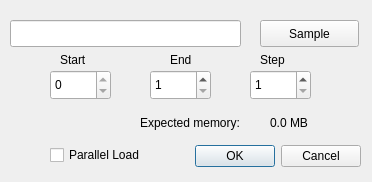
<?xml version="1.0" encoding="UTF-8"?>
<ui version="4.0">
 <class>Dialog</class>
 <widget class="QDialog" name="Dialog">
  <property name="geometry">
   <rect>
    <x>0</x>
    <y>0</y>
    <width>372</width>
    <height>182</height>
   </rect>
  </property>
  <property name="windowTitle">
   <string>Load</string>
  </property>
  <widget class="QDialogButtonBox" name="buttonBox">
   <property name="geometry">
    <rect>
     <x>20</x>
     <y>140</y>
     <width>341</width>
     <height>32</height>
    </rect>
   </property>
   <property name="orientation">
    <enum>Qt::Horizontal</enum>
   </property>
   <property name="standardButtons">
    <set>QDialogButtonBox::Cancel|QDialogButtonBox::Ok</set>
   </property>
  </widget>
  <widget class="QPushButton" name="sampleButton">
   <property name="geometry">
    <rect>
     <x>260</x>
     <y>20</y>
     <width>99</width>
     <height>27</height>
    </rect>
   </property>
   <property name="text">
    <string>Sample</string>
   </property>
  </widget>
  <widget class="QLineEdit" name="samplePath">
   <property name="geometry">
    <rect>
     <x>10</x>
     <y>20</y>
     <width>231</width>
     <height>27</height>
    </rect>
   </property>
  </widget>
  <widget class="QSpinBox" name="index_start">
   <property name="geometry">
    <rect>
     <x>50</x>
     <y>70</y>
     <width>61</width>
     <height>30</height>
    </rect>
   </property>
   <property name="sizePolicy">
    <sizepolicy hsizetype="Minimum" vsizetype="Maximum">
     <horstretch>0</horstretch>
     <verstretch>0</verstretch>
    </sizepolicy>
   </property>
   <property name="maximum">
    <number>0</number>
   </property>
  </widget>
  <widget class="QSpinBox" name="index_end">
   <property name="geometry">
    <rect>
     <x>150</x>
     <y>70</y>
     <width>61</width>
     <height>30</height>
    </rect>
   </property>
   <property name="minimum">
    <number>1</number>
   </property>
   <property name="maximum">
    <number>9999999</number>
   </property>
  </widget>
  <widget class="QSpinBox" name="index_step">
   <property name="geometry">
    <rect>
     <x>250</x>
     <y>70</y>
     <width>61</width>
     <height>30</height>
    </rect>
   </property>
   <property name="minimum">
    <number>1</number>
   </property>
   <property name="maximum">
    <number>9999999</number>
   </property>
   <property name="value">
    <number>1</number>
   </property>
  </widget>
  <widget class="QLabel" name="label">
   <property name="geometry">
    <rect>
     <x>60</x>
     <y>50</y>
     <width>41</width>
     <height>20</height>
    </rect>
   </property>
   <property name="text">
    <string>Start</string>
   </property>
  </widget>
  <widget class="QLabel" name="label_2">
   <property name="geometry">
    <rect>
     <x>170</x>
     <y>50</y>
     <width>31</width>
     <height>20</height>
    </rect>
   </property>
   <property name="text">
    <string>End</string>
   </property>
  </widget>
  <widget class="QLabel" name="label_3">
   <property name="geometry">
    <rect>
     <x>260</x>
     <y>50</y>
     <width>31</width>
     <height>20</height>
    </rect>
   </property>
   <property name="text">
    <string>Step</string>
   </property>
  </widget>
  <widget class="QCheckBox" name="parallelLoad">
   <property name="geometry">
    <rect>
     <x>50</x>
     <y>140</y>
     <width>121</width>
     <height>30</height>
    </rect>
   </property>
   <property name="text">
    <string>Parallel Load</string>
   </property>
  </widget>
  <widget class="QLabel" name="label_4">
   <property name="geometry">
    <rect>
     <x>140</x>
     <y>114</y>
     <width>130</width>
     <height>17</height>
    </rect>
   </property>
   <property name="text">
    <string>Expected memory:</string>
   </property>
  </widget>
  <widget class="QLabel" name="expectedMemoryLabel">
   <property name="geometry">
    <rect>
     <x>270</x>
     <y>114</y>
     <width>91</width>
     <height>17</height>
    </rect>
   </property>
   <property name="text">
    <string>0.0 MB</string>
   </property>
  </widget>
 </widget>
 <resources/>
 <connections>
  <connection>
   <sender>buttonBox</sender>
   <signal>accepted()</signal>
   <receiver>Dialog</receiver>
   <slot>accept()</slot>
   <hints>
    <hint type="sourcelabel">
     <x>248</x>
     <y>254</y>
    </hint>
    <hint type="destinationlabel">
     <x>157</x>
     <y>274</y>
    </hint>
   </hints>
  </connection>
  <connection>
   <sender>buttonBox</sender>
   <signal>rejected()</signal>
   <receiver>Dialog</receiver>
   <slot>reject()</slot>
   <hints>
    <hint type="sourcelabel">
     <x>316</x>
     <y>260</y>
    </hint>
    <hint type="destinationlabel">
     <x>286</x>
     <y>274</y>
    </hint>
   </hints>
  </connection>
 </connections>
</ui>
